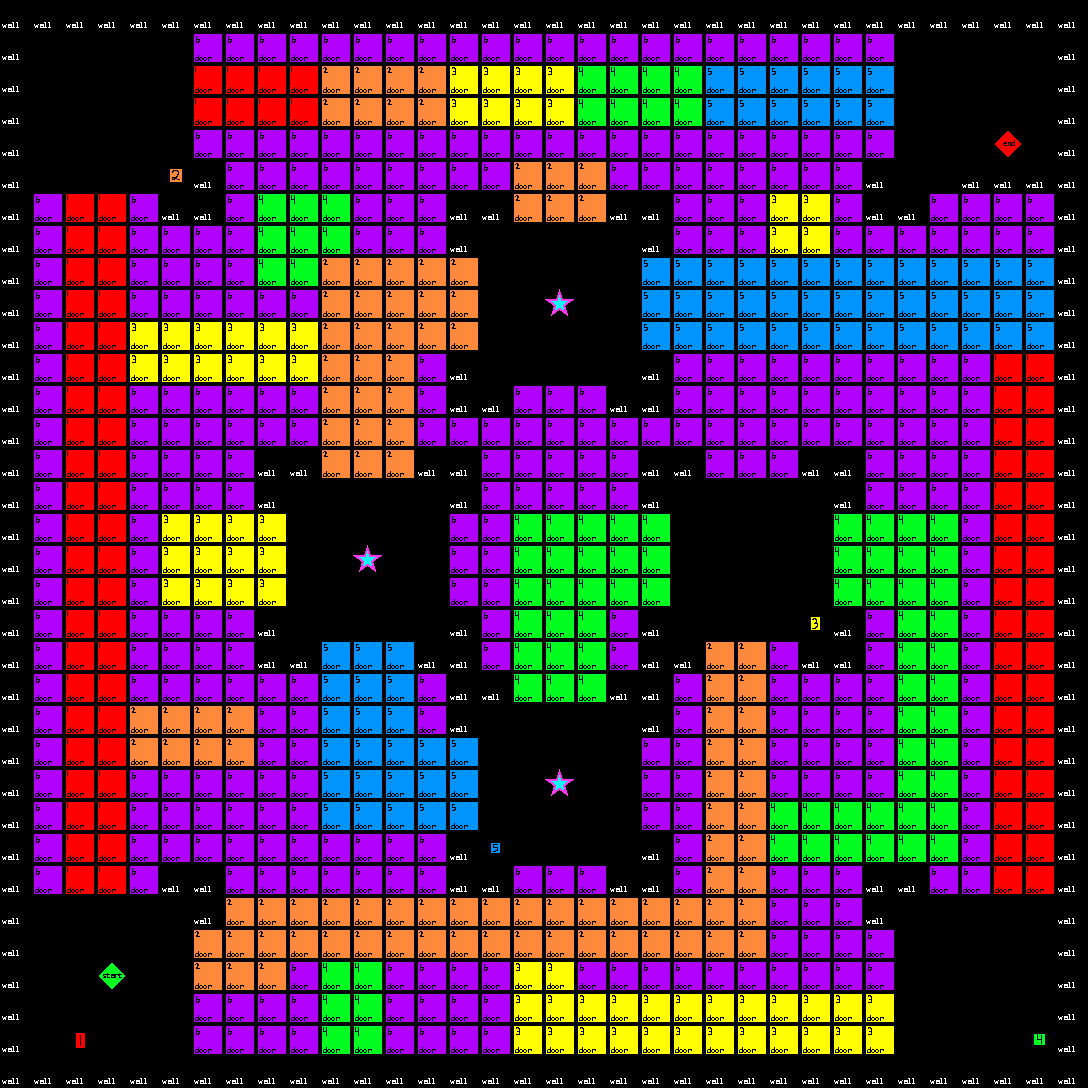

This game map was drawn from its Tiled (.tmx) file and the tilesets committed beside it. A one-line description and the full map source follow:
An orthogonal 34x34 tile map with 32x32 px tiles, 2 tile layers (Back, Game).

<map version="1.0" tiledversion="1.1.5" orientation="orthogonal" renderorder="right-down" width="34" height="34" tilewidth="32" tileheight="32" infinite="0" nextobjectid="1">
 <tileset firstgid="1" name="SampleMap" tilewidth="32" tileheight="32" tilecount="64" columns="8">
  <image source="SampleMap.png" width="256" height="256" />
 </tileset>
 <layer name="Back" width="34" height="34">
  <data encoding="csv">
0,0,0,0,0,0,0,0,0,0,0,0,0,0,0,0,0,0,0,0,0,0,0,0,0,0,0,0,0,0,0,0,0,0,
0,0,0,0,0,0,0,0,0,0,0,0,0,0,0,0,0,0,0,0,0,0,0,0,0,0,0,0,0,0,0,0,0,0,
0,0,0,0,0,0,0,0,0,0,0,0,0,0,0,0,0,0,0,0,0,0,0,0,0,0,0,0,0,0,0,0,0,0,
0,0,0,0,0,0,0,0,0,0,0,0,0,0,0,0,0,0,0,0,0,0,0,0,0,0,0,0,0,0,0,0,0,0,
0,0,0,0,0,0,0,0,0,0,0,0,0,0,0,0,0,0,0,0,0,0,0,0,0,0,0,0,0,0,0,0,0,0,
0,0,0,0,0,0,0,0,0,0,0,0,0,0,0,0,0,0,0,0,0,0,0,0,0,0,0,0,0,0,0,0,0,0,
0,0,0,0,0,0,0,0,0,0,0,0,0,0,0,0,0,0,0,0,0,0,0,0,0,0,0,0,0,0,0,0,0,0,
0,0,0,0,0,0,0,0,0,0,0,0,0,0,0,0,0,0,0,0,0,0,0,0,0,0,0,0,0,0,0,0,0,0,
0,0,0,0,0,0,0,0,0,0,0,0,0,0,0,0,0,0,0,0,0,0,0,0,0,0,0,0,0,0,0,0,0,0,
0,0,0,0,0,0,0,0,0,0,0,0,0,0,0,0,0,0,0,0,0,0,0,0,0,0,0,0,0,0,0,0,0,0,
0,0,0,0,0,0,0,0,0,0,0,0,0,0,0,0,0,0,0,0,0,0,0,0,0,0,0,0,0,0,0,0,0,0,
0,0,0,0,0,0,0,0,0,0,0,0,0,0,0,0,0,0,0,0,0,0,0,0,0,0,0,0,0,0,0,0,0,0,
0,0,0,0,0,0,0,0,0,0,0,0,0,0,0,0,0,0,0,0,0,0,0,0,0,0,0,0,0,0,0,0,0,0,
0,0,0,0,0,0,0,0,0,0,0,0,0,0,0,0,0,0,0,0,0,0,0,0,0,0,0,0,0,0,0,0,0,0,
0,0,0,0,0,0,0,0,0,0,0,0,0,0,0,0,0,0,0,0,0,0,0,0,0,0,0,0,0,0,0,0,0,0,
0,0,0,0,0,0,0,0,0,0,0,0,0,0,0,0,0,0,0,0,0,0,0,0,0,0,0,0,0,0,0,0,0,0,
0,0,0,0,0,0,0,0,0,0,0,0,0,0,0,0,0,0,0,0,0,0,0,0,0,0,0,0,0,0,0,0,0,0,
0,0,0,0,0,0,0,0,0,0,0,0,0,0,0,0,0,0,0,0,0,0,0,0,0,0,0,0,0,0,0,0,0,0,
0,0,0,0,0,0,0,0,0,0,0,0,0,0,0,0,0,0,0,0,0,0,0,0,0,0,0,0,0,0,0,0,0,0,
0,0,0,0,0,0,0,0,0,0,0,0,0,0,0,0,0,0,0,0,0,0,0,0,0,0,0,0,0,0,0,0,0,0,
0,0,0,0,0,0,0,0,0,0,0,0,0,0,0,0,0,0,0,0,0,0,0,0,0,0,0,0,0,0,0,0,0,0,
0,0,0,0,0,0,0,0,0,0,0,0,0,0,0,0,0,0,0,0,0,0,0,0,0,0,0,0,0,0,0,0,0,0,
0,0,0,0,0,0,0,0,0,0,0,0,0,0,0,0,0,0,0,0,0,0,0,0,0,0,0,0,0,0,0,0,0,0,
0,0,0,0,0,0,0,0,0,0,0,0,0,0,0,0,0,0,0,0,0,0,0,0,0,0,0,0,0,0,0,0,0,0,
0,0,0,0,0,0,0,0,0,0,0,0,0,0,0,0,0,0,0,0,0,0,0,0,0,0,0,0,0,0,0,0,0,0,
0,0,0,0,0,0,0,0,0,0,0,0,0,0,0,0,0,0,0,0,0,0,0,0,0,0,0,0,0,0,0,0,0,0,
0,0,0,0,0,0,0,0,0,0,0,0,0,0,0,0,0,0,0,0,0,0,0,0,0,0,0,0,0,0,0,0,0,0,
0,0,0,0,0,0,0,0,0,0,0,0,0,0,0,0,0,0,0,0,0,0,0,0,0,0,0,0,0,0,0,0,0,0,
0,0,0,0,0,0,0,0,0,0,0,0,0,0,0,0,0,0,0,0,0,0,0,0,0,0,0,0,0,0,0,0,0,0,
0,0,0,0,0,0,0,0,0,0,0,0,0,0,0,0,0,0,0,0,0,0,0,0,0,0,0,0,0,0,0,0,0,0,
0,0,0,0,0,0,0,0,0,0,0,0,0,0,0,0,0,0,0,0,0,0,0,0,0,0,0,0,0,0,0,0,0,0,
0,0,0,0,0,0,0,0,0,0,0,0,0,0,0,0,0,0,0,0,0,0,0,0,0,0,0,0,0,0,0,0,0,0,
0,0,0,0,0,0,0,0,0,0,0,0,0,0,0,0,0,0,0,0,0,0,0,0,0,0,0,0,0,0,0,0,0,0,
0,0,0,0,0,0,0,0,0,0,0,0,0,0,0,0,0,0,0,0,0,0,0,0,0,0,0,0,0,0,0,0,0,0
</data>
 </layer>
 <layer name="Game" width="34" height="34">
  <data encoding="csv">
1,1,1,1,1,1,1,1,1,1,1,1,1,1,1,1,1,1,1,1,1,1,1,1,1,1,1,1,1,1,1,1,1,1,
1,2,2,2,2,2,16,16,16,16,16,16,16,16,16,16,16,16,16,16,16,16,16,16,16,16,16,16,2,2,2,2,2,1,
1,2,2,2,2,2,11,11,11,11,12,12,12,12,13,13,13,13,14,14,14,14,15,15,15,15,15,15,2,2,2,2,2,1,
1,2,2,2,2,2,11,11,11,11,12,12,12,12,13,13,13,13,14,14,14,14,15,15,15,15,15,15,2,2,2,2,2,1,
1,2,2,2,2,2,16,16,16,16,16,16,16,16,16,16,16,16,16,16,16,16,16,16,16,16,16,16,2,2,2,10,2,1,
1,2,2,2,2,4,1,16,16,16,16,16,16,16,16,16,12,12,12,16,16,16,16,16,16,16,16,1,2,2,1,1,1,1,
1,16,11,11,16,1,1,16,14,14,14,16,16,16,1,1,12,12,12,1,1,16,16,16,13,13,16,1,1,16,16,16,16,1,
1,16,11,11,16,16,16,16,14,14,14,16,16,16,1,2,2,2,2,2,1,16,16,16,13,13,16,16,16,16,16,16,16,1,
1,16,11,11,16,16,16,16,14,14,12,12,12,12,12,2,2,2,2,2,15,15,15,15,15,15,15,15,15,15,15,15,15,1,
1,16,11,11,16,16,16,16,16,16,12,12,12,12,12,2,2,17,2,2,15,15,15,15,15,15,15,15,15,15,15,15,15,1,
1,16,11,11,13,13,13,13,13,13,12,12,12,12,12,2,2,2,2,2,15,15,15,15,15,15,15,15,15,15,15,15,15,1,
1,16,11,11,13,13,13,13,13,13,12,12,12,16,1,2,2,2,2,2,1,16,16,16,16,16,16,16,16,16,16,11,11,1,
1,16,11,11,16,16,16,16,16,16,12,12,12,16,1,1,16,16,16,1,1,16,16,16,16,16,16,16,16,16,16,11,11,1,
1,16,11,11,16,16,16,16,16,16,12,12,12,16,16,16,16,16,16,16,16,16,16,16,16,16,16,16,16,16,16,11,11,1,
1,16,11,11,16,16,16,16,1,1,12,12,12,1,1,16,16,16,16,16,1,1,16,16,16,1,1,16,16,16,16,11,11,1,
1,16,11,11,16,16,16,16,1,2,2,2,2,2,1,16,16,16,16,16,1,2,2,2,2,2,1,16,16,16,16,11,11,1,
1,16,11,11,16,13,13,13,13,2,2,2,2,2,16,16,14,14,14,14,14,2,2,2,2,2,14,14,14,14,16,11,11,1,
1,16,11,11,16,13,13,13,13,2,2,17,2,2,16,16,14,14,14,14,14,2,2,2,2,2,14,14,14,14,16,11,11,1,
1,16,11,11,16,13,13,13,13,2,2,2,2,2,16,16,14,14,14,14,14,2,2,2,2,2,14,14,14,14,16,11,11,1,
1,16,11,11,16,16,16,16,1,2,2,2,2,2,1,16,14,14,14,16,1,2,2,2,2,5,1,16,14,14,16,11,11,1,
1,16,11,11,16,16,16,16,1,1,15,15,15,1,1,16,14,14,14,16,1,1,12,12,16,1,1,16,14,14,16,11,11,1,
1,16,11,11,16,16,16,16,16,16,15,15,15,16,1,1,14,14,14,1,1,16,12,12,16,16,16,16,14,14,16,11,11,1,
1,16,11,11,12,12,12,12,16,16,15,15,15,16,1,2,2,2,2,2,1,16,12,12,16,16,16,16,14,14,16,11,11,1,
1,16,11,11,12,12,12,12,16,16,15,15,15,15,15,2,2,2,2,2,16,16,12,12,16,16,16,16,14,14,16,11,11,1,
1,16,11,11,16,16,16,16,16,16,15,15,15,15,15,2,2,17,2,2,16,16,12,12,16,16,16,16,14,14,16,11,11,1,
1,16,11,11,16,16,16,16,16,16,15,15,15,15,15,2,2,2,2,2,16,16,12,12,14,14,14,14,14,14,16,11,11,1,
1,16,11,11,16,16,16,16,16,16,16,16,16,16,1,7,2,2,2,2,1,16,12,12,14,14,14,14,14,14,16,11,11,1,
1,16,11,11,16,1,1,16,16,16,16,16,16,16,1,1,16,16,16,1,1,16,12,12,16,16,16,1,1,16,16,11,11,1,
1,2,2,2,2,2,1,12,12,12,12,12,12,12,12,12,12,12,12,12,12,12,12,12,16,16,16,1,2,2,2,2,2,1,
1,2,2,2,2,2,12,12,12,12,12,12,12,12,12,12,12,12,12,12,12,12,12,12,16,16,16,16,2,2,2,2,2,1,
1,2,2,9,2,2,12,12,12,16,14,14,16,16,16,16,13,13,16,16,16,16,16,16,16,16,16,16,2,2,2,2,2,1,
1,2,2,2,2,2,16,16,16,16,14,14,16,16,16,16,13,13,13,13,13,13,13,13,13,13,13,13,2,2,2,2,2,1,
1,2,3,2,2,2,16,16,16,16,14,14,16,16,16,16,13,13,13,13,13,13,13,13,13,13,13,13,2,2,2,2,6,1,
1,1,1,1,1,1,1,1,1,1,1,1,1,1,1,1,1,1,1,1,1,1,1,1,1,1,1,1,1,1,1,1,1,1
</data>
 </layer>
</map>
